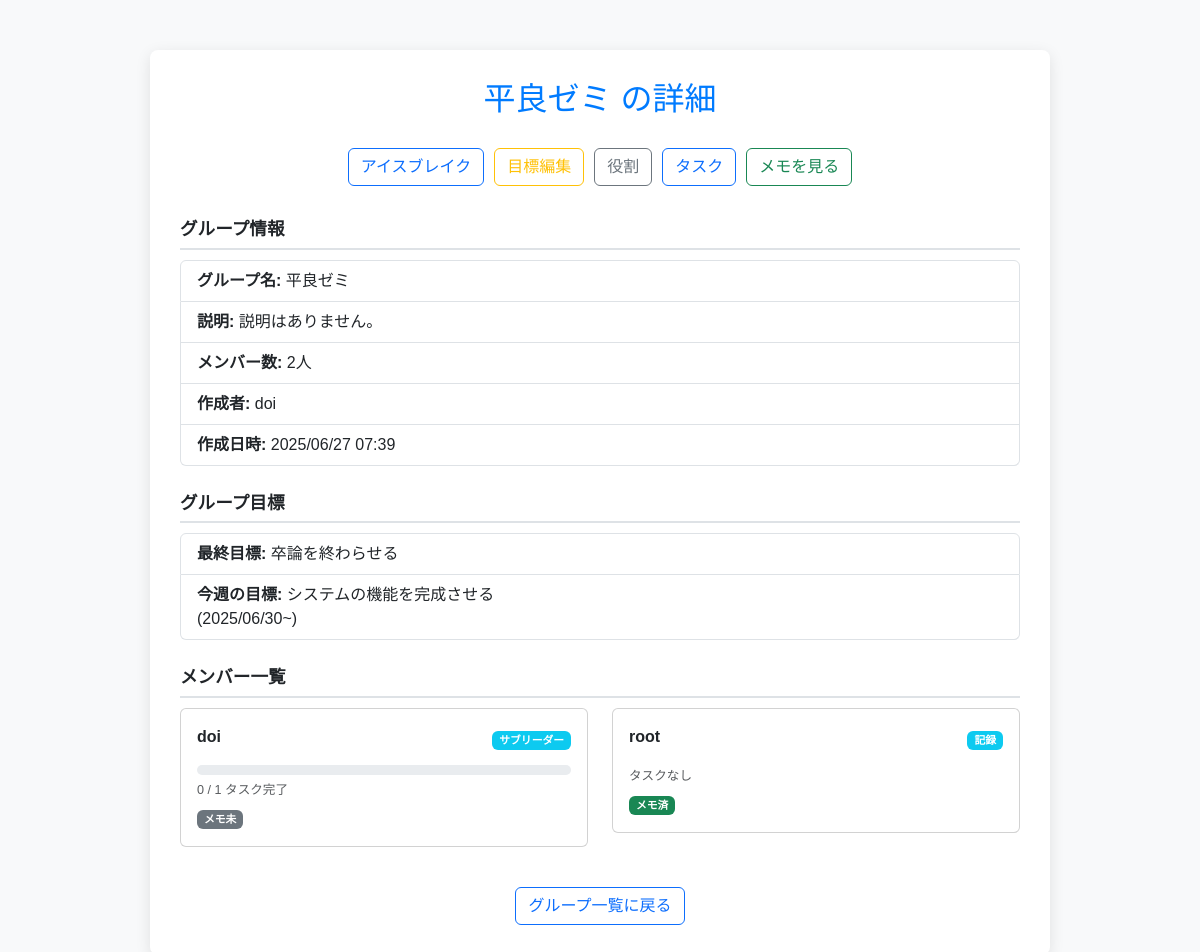
Page /groups/1/ (signed in) on the committed database.
### groups/models.py (models this page shows, shortened)
class Group(models.Model):
    name = models.CharField(max_length=100)
    description = models.TextField(blank=True)
    created_by = models.ForeignKey(User, on_delete=models.CASCADE, related_name='created_groups')
    members = models.ManyToManyField(User, related_name='joined_groups')
    created_at = models.DateTimeField(auto_now_add=True)

class FinalGoal(models.Model):
    group = models.OneToOneField(Group, on_delete=models.CASCADE, related_name='final_goal')
    title = models.CharField(max_length=200)
    description = models.TextField(blank=True)

class WeeklyGoal(models.Model):
    group = models.ForeignKey(Group, on_delete=models.CASCADE, related_name='weekly_goals')
    week_start_date = models.DateField(default=timezone.localdate) # 週の開始日のみ
    title = models.CharField(max_length=200)
    description = models.TextField(blank=True)
    class Meta:
        unique_together = ('group', 'week_start_date')
        ordering = ['-week_start_date']

class Role(models.Model):
    name = models.CharField(max_length=50)
    description = models.TextField(blank=True)

### groups/views.py (the view)
# urls.py: path('<int:group_id>/', views.group_detail, name='group_detail'),
@login_required
def group_detail(request, group_id):
    group = get_object_or_404(Group, id=group_id)
    if not is_group_member(request.user, group):
        messages.error(request, 'このグループには参加していません。')
        return redirect('group_list')
    today = timezone.localdate()
    this_monday = today - timezone.timedelta(days=today.weekday())
    members_with_roles = []
    for member in group.members.all():
        membership = GroupMemberRole.objects.filter(user=member, group=group).first()
        role_name = membership.role.name if membership and membership.role else '役職なし'
        member_tasks = GroupTask.objects.filter(group=group, assigned_to=member)
        total_member_tasks = member_tasks.count()
        completed_member_tasks = member_tasks.filter(completed=True).count()
        member_task_progress_percentage = 0
        if total_member_tasks > 0:
            member_task_progress_percentage = int((completed_member_tasks / total_member_tasks) * 100)
        is_memo_completed_this_week = GroupMemo.objects.filter(
            group=group,
            created_by=member, # そのメンバーが作成したメモ
            week_start_date=this_monday # 今週のメモ
        ).exists()
        members_with_roles.append({
            'user': member,
            'username': member.username,
            'role': role_name,
            'total_tasks': total_member_tasks,
            'completed_tasks': completed_member_tasks,
            'progress_percentage': member_task_progress_percentage,
            'is_memo_completed_this_week': is_memo_completed_this_week,
        })
    final_goal = FinalGoal.objects.filter(group=group).first()
    weekly_goals = WeeklyGoal.objects.filter(group=group).order_by('-week_start_date')
    group_memos = GroupMemo.objects.filter(group=group).order_by('-created_at')
    group_tasks = GroupTask.objects.filter(group=group).order_by('completed', 'due_date', '-created_at')
    current_user_memo_this_week = GroupMemo.objects.filter(
        group=group,
        created_by=request.user,
        week_start_date=this_monday
    ).first()
    context = {
        'group': group,
        'members_with_roles': members_with_roles,
        'final_goal': final_goal,
        'weekly_goals': weekly_goals,
        'group_memos': group_memos, # これは全メモ一覧用
        'group_tasks': group_tasks,
        'current_user_memo_this_week': current_user_memo_this_week, # ★テンプレートに渡す
        'this_monday': this_monday, # テンプレートで週の開始日を表示するため
    }
    return render(request, 'groups/group_detail.html', context)

### groups/views.py (called while the page is built)
def is_group_member(user, group):
    return user in group.members.all()

### templates/groups/group_detail.html (shortened to what this page needs)
<!DOCTYPE html>
<html lang="ja">
<head>
    <link href="https://cdn.jsdelivr.net/npm/bootstrap@5.3.2/dist/css/bootstrap.min.css" rel="stylesheet" />
</head>
<body>
<div class="container">
    <h2>{{ group.name }} の詳細</h2>
    <div class="btn-action-group">
        <a href="{% url 'session_start' group.id %}" class="btn btn-outline-primary">アイスブレイク</a>
        <a href="{% url 'group_goals_edit' group.id %}" class="btn btn-outline-warning">目標編集</a>
        <a href="{% url 'assign_roles' group.id %}" class="btn btn-outline-secondary">役割</a>
        <a href="{% url 'group_task_list' group.id %}" class="btn btn-outline-primary">タスク</a>
        {% if current_user_memo_this_week %}
            <a href="{% url 'group_memo_detail' group.id current_user_memo_this_week.pk %}" class="btn btn-outline-success">メモを見る</a>
        {% else %}
            <a href="{% url 'group_memo_create' group.id %}" class="btn btn-outline-success">メモ作成</a>
        {% endif %}
    </div>
    <div class="mb-4">
        <div class="section-title">グループ情報</div>
        <ul class="list-group">
            <li class="list-group-item"><strong>グループ名:</strong> {{ group.name }}</li>
            <li class="list-group-item"><strong>説明:</strong> {{ group.description|default:"説明はありません。" }}</li>
            <li class="list-group-item"><strong>メンバー数:</strong> {{ group.members.count }}人</li>
            <li class="list-group-item"><strong>作成者:</strong> {{ group.created_by.username }}</li>
            <li class="list-group-item"><strong>作成日時:</strong> {{ group.created_at|date:"Y/m/d H:i" }}</li>
        </ul>
    </div>
    <div class="mb-4">
        <div class="section-title">グループ目標</div>
        <ul class="list-group">
            <li class="list-group-item">
                <strong>最終目標:</strong>
                {% if final_goal %}
                    {{ final_goal.title|default:"タイトル未設定" }}
                {% else %}未設定{% endif %}
            </li>
            <li class="list-group-item">
                <strong>今週の目標:</strong>
                {% if weekly_goals and weekly_goals.0 %}
                    {{ weekly_goals.0.title|default:"タイトル未設定" }}
                    {% if weekly_goals.0.week_start_date %}<br>({{ weekly_goals.0.week_start_date|date:"Y/m/d" }}~){% endif %}
                {% else %}未設定{% endif %}
            </li>
        </ul>
    </div>
    <div class="mb-4">
        <div class="section-title">メンバー一覧</div>
        <div class="row">
            {% for member_data in members_with_roles %}
            <div class="col-md-6 mb-3">
                <div class="card member-card">
                    <div class="card-body">
                        <div class="d-flex justify-content-between align-items-center mb-2">
                            <span class="card-title">{{ member_data.user.username }}</span>
                            <span class="badge bg-info">{{ member_data.role }}</span>
                        </div>
                        {% if member_data.total_tasks > 0 %}
                            <div class="progress mb-1">
                            </div>
                            <small class="text-muted">{{ member_data.completed_tasks }} / {{ member_data.total_tasks }} タスク完了</small>
                        {% else %}
                            <small class="text-muted">タスクなし</small>
                        {% endif %}
                        <div class="mt-2">
                            {% if member_data.is_memo_completed_this_week %}
                                <span class="badge bg-success">メモ済</span>
                            {% else %}
                                <span class="badge bg-secondary">メモ未</span>
                            {% endif %}
                        </div>
                    </div>
                </div>
            </div>
            {% endfor %}
        </div>
    </div>
    <div class="text-center">
        <a href="{% url 'home' %}" class="btn btn-outline-primary">グループ一覧に戻る</a>
    </div>
</div>
</body>
</html>

### templates/groups/group_detail.html (style rules this page uses)
body { background-color: #f8f9fa; font-family: 'Arial', sans-serif; }
.container { max-width: 900px; margin-top: 50px; margin-bottom: 50px; background-color: #fff; padding: 30px; border-radius: 8px; box-shadow: 0 4px 15px rgba(0, 0, 0, 0.1); }
h2 { color: #007bff; text-align: center; margin-bottom: 30px; }
.section-title { font-size: 1.1rem; font-weight: bold; margin-bottom: 10px; border-bottom: 2px solid #dee2e6; padding-bottom: 5px; }
.btn-action-group { display: flex; flex-wrap: wrap; gap: 10px; justify-content: center; margin-bottom: 30px; }
.member-card { font-size: 0.9em; }
.progress { height: 10px; }
.card-title { font-size: 1rem; font-weight: 600; }

### rows in the picture
Group: name "平良ゼミ", description "説明はありません。", members.count "2", created_by.username "doi", created_at "2025/06/27 07:39"
FinalGoal: title "卒論を終わらせる"
WeeklyGoal: title "システムの機能を完成させる", week_start_date "2025/06/30"

### other values in the picture
{{ member_data.user.username }} "doi"
{{ member_data.role }} "サブリーダー"
{{ member_data.completed_tasks }} "0"
{{ member_data.total_tasks }} "1"
{{ member_data.user.username }} "root"
{{ member_data.role }} "記録"
